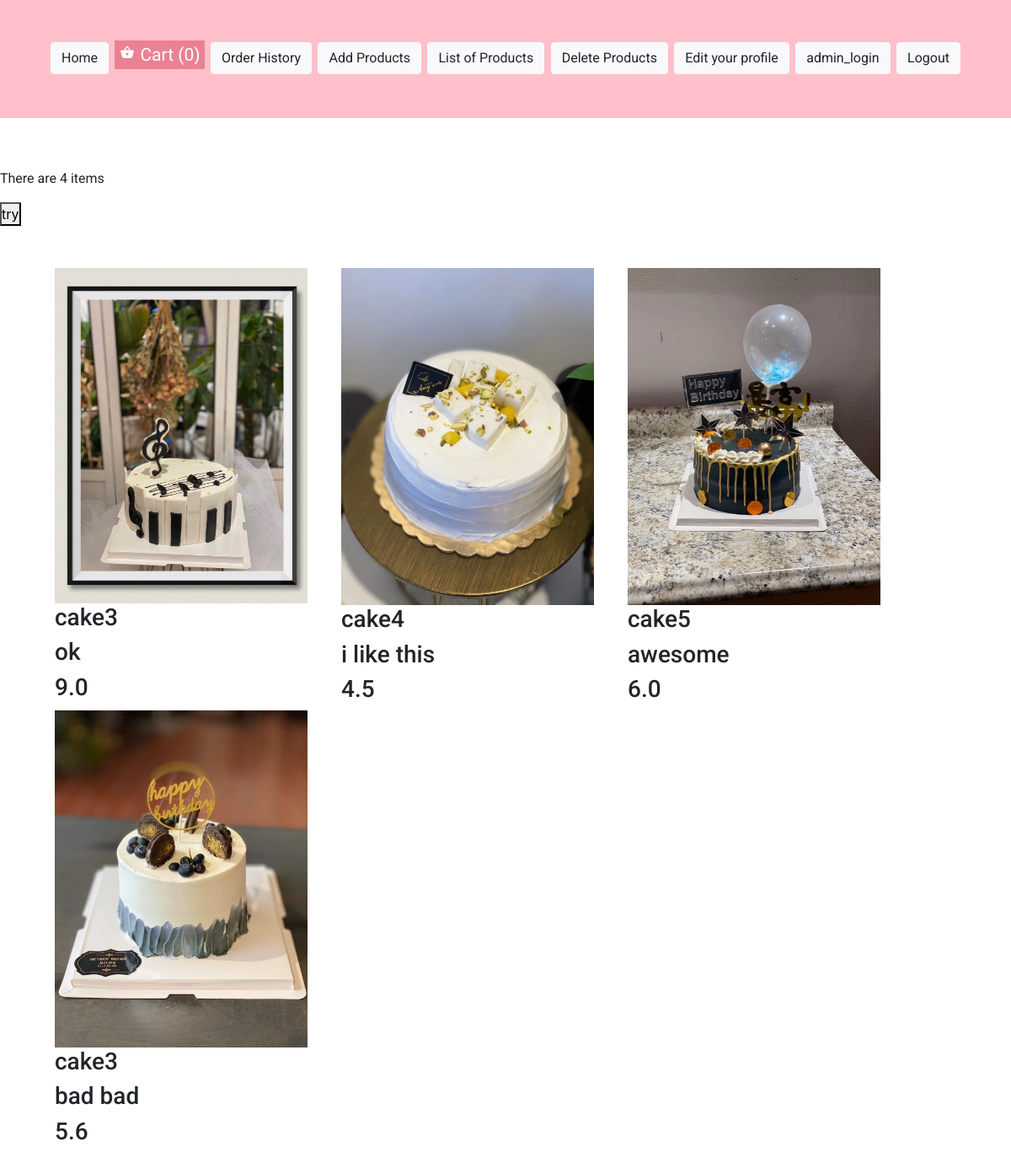
/ (signed in), run on the app's committed database.
### app/models.py (models this page shows, shortened)
class Product(db.Model):
    __tablename__ = 'products'
    id = db.Column(db.Integer,primary_key = True)
    product_name = db.Column(db.Text)
    product_description = db.Column(db.Text)
    product_image = db.Column(db.String(20), nullable=False)
    product_price = db.Column(db.REAL)

### app/routes.py (the view)
@app.route('/')
def index():
    conn = get_db_connection()
    all_products_data = conn.execute('SELECT * FROM products;').fetchall()
    total_item_in_home_page = conn.execute('SELECT count(*) FROM products;').fetchone()
    get_price_high_to_low = conn.execute('''
    SELECT p.product_price, p.product_name, p.product_image,p.product_description
    FROM products p
    ORDER BY p.product_price DESC
    ''').fetchall()
    conn.close()
    return render_template('index.html', all_products_data = all_products_data, total_item_in_home_page = total_item_in_home_page)

### app/models.py (called while the page is built)
@login.user_loader
def load_user(id):
    return User.query.get(int(id))

### app/routes.py (called while the page is built)
def get_db_connection():
    conn = sqlite3.connect('app.db')
    conn.row_factory = sqlite3.Row
    return conn

### app/templates/index.html (shortened to what this page needs)
{% extends "base.html" %} {% block content %}
<p id="length">There are {{ total_item_in_home_page[0] }} items</p>
<button type="button" onclick="myfunc('{{ total_item_in_home_page[0] }}')">try</button>
<div class="container">
    {% for products_list in all_products_data %}
    <div class="image" name="total">
        <img id="product-image-{{loop.index}}" src="{{ url_for('upload', filename=products_list[3]) }}" style="width: 300px">
        <h3 id="product-name-{{loop.index}}">{{ products_list[1] }}</h3>
        <h3 id="product-description-{{loop.index}}">{{ products_list[2] }}</h3>
        <h3 id="product-price-{{loop.index}}">{{ products_list[4] }}</h3>
    </div>
    {% endfor %}
</div>
{% endblock %}

### app/static/css/style.css (style rules this page uses)
* { margin: 0; padding: 0; box-sizing: border-box; font-family: 'Roboto', sans-serif; }
.container, .products-container { display: flex; flex-wrap: wrap; margin-top: 50px; padding-bottom: 100px; }
.image { margin-right: 20px; margin-left: 20px; position: relative; overflow: hidden; }

### data on the page
Product: product_image (picture), product_name "cake3", product_description "ok", product_price "9.0"
Product: product_image (picture), product_name "cake4", product_description "i like this", product_price "4.5"
Product: product_image (picture), product_name "cake5", product_description "awesome", product_price "6.0"
Product: product_image (picture), product_name "cake3", product_description "bad bad", product_price "5.6"

### other printed values
{{ total_item_in_home_page[0] }} "4"
